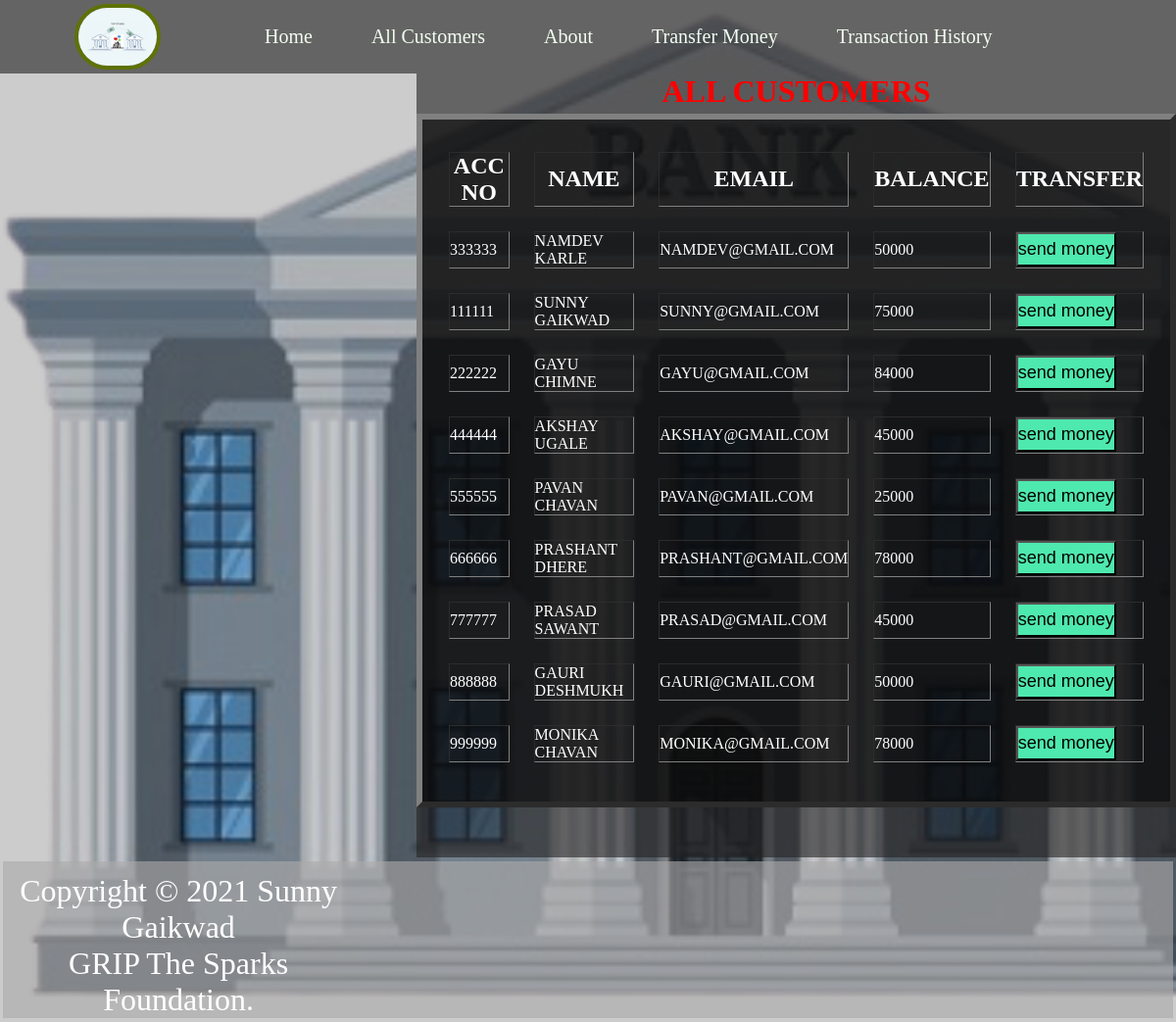
/all_customer.php, run on the app's committed database.
### tables this page shows
CREATE TABLE `customer` (
  `id` int(11) NOT NULL,
  `accno` int(11) NOT NULL,
  `name` text NOT NULL,
  `email` text NOT NULL,
  `balance` float NOT NULL
);

### all_customer.php (the view, shortened to what this page needs)
<!DOCTYPE html>
<html lang="en">
<head>
    <link rel="stylesheet" href="css\style_cstm.css">
	        <link rel="stylesheet" href="css/style.css">
</head>
<body>
<nav class="navbar  h-nav ">
                <ul class="navlist v-class">
                    <div class="logo"><img src="images\tranferbank.jpeg" alt="logo"></div>
                    <li><a href="home.php">Home</a></li>
                    <li><a href="cstmlist.php">All Customers</a></li>
                    <li><a href="#about">About</a></li>
                    <li><a href="transfermoney.php">Transfer Money</a></li>
                    <li><a href="history.php">Transaction History</a></li>
                </ul>
            </nav>
    <div class="list">
        <h1>ALL CUSTOMERS</h1>
        <table>
            <table class="transferhistory" border="6" align="center" cellspacing="25">
               <tr>
                    <th class="table-h"><h2>Acc No</th>
                    <th class="table-h"><h2>NAME</th>
                    <th class="table-h"><h2>EMAIL</th>
                    <th class="table-h"><h2>BALANCE</th>
                    <th class="table-h"><h2>TRANSFER</h2></th>
                </tr>
                <?php
                        include("connect.php");
                        $query = "SELECT * FROM customer";
                        $data = mysqli_query($conn,$query);
                        $total = mysqli_num_rows($data);
                        if($total!=0)
                        {
                            while($result=mysqli_fetch_assoc($data)){
                                echo "
                                <tr>
                                <td>".$result['accno']."</td>
                                <td>".$result['name']."</td>
                                <td>".$result['email']."</td>
                                <td>".$result['balance']."</td>
                                <td><a href='transfermoney.php'><input type = 'submit' value = 'send money'
                                id = 'sendmoney' ></td>
                                </tr>";
                            }
                        }
                        else
                        {
                            echo "no records found!";
                        }
        ?>
        </table>
    </div>
  <footer class="copyright">
		<section class="about" id="about">
             <section class="about-right"><p>
            Copyright &copy; 2021 Sunny Gaikwad
            </p>
            <p>
                GRIP The Sparks Foundation.
            </p>
	</section>
	</section>
    </footer>
</body>
</html>

### css/style_cstm.css (style rules this page uses)
body { background: rgba(0, 0,0, 0.2) url('../images/bank.png') no-repeat; background-size: cover; background-blend-mode:color-burn; }
h1 { text-align: center; }
table { text-decoration: none; padding: 2px; }
.list { background-color: rgba(36, 35, 35, 0.61); height: 100vh; max-width: 100vh; margin-left: 425px; color: red; }
td { text-decoration: none; }
#sendmoney { background-color: rgb(78, 233, 174); color: black; font-size: 18px; height: 35px; cursor: pointer; }
.copyright { background-blend-mode:color-burn; font-family: -apple-system, BlinkMacSystemFont, 'Segoe UI', Roboto, Oxygen, Ubuntu, Cantarell, 'Open Sans', 'Helvetica Neue', sans-serif; font-size: 20px; text-align: center; padding: 4px 3px; }
.copyright p { color: white; padding: inherit; }

### css/style.css (style rules this page uses)
* { margin: 0; padding: 0; }
html { scroll-behavior: smooth; }
.navbar { display: flex; background-color: rgba(36, 35, 35, 0.61); align-items: center; justify-content: center; position: sticky; top: 0; cursor: pointer; }
.logo { width:20%; display:flex; justify-content: center; align-items: center; }
.logo img { width:33%; border:4px solid rgb(94, 114, 4); border-radius: 50px; }
.navlist { width: 100%; display: flex; align-items: center; }
.navlist li { list-style: none; padding: 26px 30px; }
.navlist li a { font-size: 20px; color: honeydew; text-decoration: none; }
img { border: 2px solid rgba(167, 164, 164, 0.61); border-radius: 12px; }
.transferhistory { padding-top: 1%; padding-bottom: 2%; background-color: rgba(0, 0, 0, 0.6); max-height: fit-content; color: white; align-items: center; margin: auto; text-transform: uppercase; }
h1 { text-align: center; text-transform: uppercase; }
.about { background-color: rgba(172, 171, 171, 0.61); color: white; font-family: Cambria, Cochin, Georgia, Times, 'Times New Roman', serif; font-size: 32px; display: flex; }
.about-right { width: 30%; margin-top: 1%; }
.copyright { background-blend-mode:color-burn; font-family: -apple-system, BlinkMacSystemFont, 'Segoe UI', Roboto, Oxygen, Ubuntu, Cantarell, 'Open Sans', 'Helvetica Neue', sans-serif; font-size: 20px; text-align: center; padding: 4px 3px; }
.copyright p { color: white; padding: inherit; }

### data on the page
customer: accno "333333", name "NAMDEV KARLE", email "NAMDEV@GMAIL.COM", balance "50000"
customer: accno "111111", name "SUNNY GAIKWAD", email "SUNNY@GMAIL.COM", balance "75000"
customer: accno "222222", name "GAYU CHIMNE", email "GAYU@GMAIL.COM", balance "84000"
customer: accno "444444", name "AKSHAY UGALE", email "AKSHAY@GMAIL.COM", balance "45000"
customer: accno "555555", name "PAVAN CHAVAN", email "PAVAN@GMAIL.COM", balance "25000"
customer: accno "666666", name "PRASHANT DHERE", email "PRASHANT@GMAIL.COM", balance "78000"
customer: accno "777777", name "PRASAD SAWANT", email "PRASAD@GMAIL.COM", balance "45000"
customer: accno "888888", name "GAURI DESHMUKH", email "GAURI@GMAIL.COM", balance "50000"
customer: accno "999999", name "MONIKA CHAVAN", email "MONIKA@GMAIL.COM", balance "78000"
